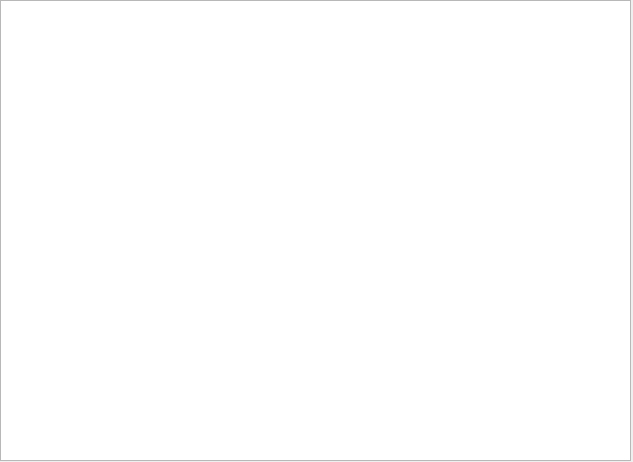
<?xml version="1.0" encoding="UTF-8"?>
<ui version="4.0">
 <class>Principal</class>
 <widget class="QWidget" name="Principal">
  <property name="geometry">
   <rect>
    <x>0</x>
    <y>0</y>
    <width>633</width>
    <height>462</height>
   </rect>
  </property>
  <property name="minimumSize">
   <size>
    <width>633</width>
    <height>462</height>
   </size>
  </property>
  <property name="maximumSize">
   <size>
    <width>633</width>
    <height>462</height>
   </size>
  </property>
  <property name="windowTitle">
   <string>Form</string>
  </property>
  <widget class="QTextBrowser" name="textBrowser">
   <property name="geometry">
    <rect>
     <x>0</x>
     <y>0</y>
     <width>631</width>
     <height>461</height>
    </rect>
   </property>
   <property name="html">
    <string>&lt;!DOCTYPE HTML PUBLIC &quot;-//W3C//DTD HTML 4.0//EN&quot; &quot;http://www.w3.org/TR/REC-html40/strict.dtd&quot;&gt;
&lt;html&gt;&lt;head&gt;&lt;meta name=&quot;qrichtext&quot; content=&quot;1&quot; /&gt;&lt;title&gt;Document&lt;/title&gt;&lt;style type=&quot;text/css&quot;&gt;
p, li { white-space: pre-wrap; }
&lt;/style&gt;&lt;/head&gt;&lt;body style=&quot; font-family:'MS Shell Dlg 2'; font-size:8.25pt; font-weight:400; font-style:normal;&quot;&gt;
&lt;p style=&quot; margin-top:0px; margin-bottom:0px; margin-left:0px; margin-right:0px; -qt-block-indent:0; text-indent:0px;&quot;&gt;&lt;img src=&quot;:/imagenes/imgs/problema.png&quot; /&gt;&lt;/p&gt;&lt;/body&gt;&lt;/html&gt;</string>
   </property>
  </widget>
 </widget>
 <resources>
  <include location="src/ejercicio.qrc"/>
 </resources>
 <connections/>
</ui>
